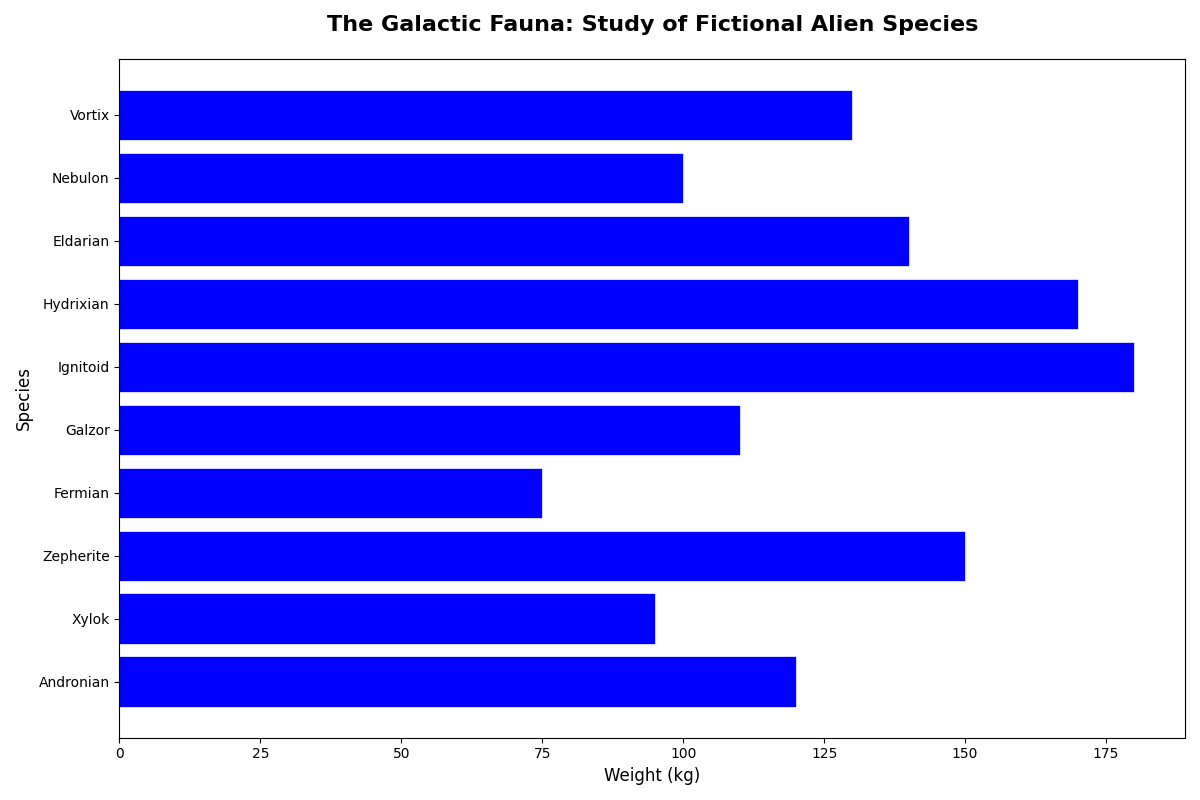

This figure's Python source:
import matplotlib.pyplot as plt
import numpy as np

# Data
species = ["Andronian", "Xylok", "Zepherite", "Fermian", "Galzor", 
           "Ignitoid", "Hydrixian", "Eldarian", "Nebulon", "Vortix"]
heights = np.array([2.3, 1.8, 2.6, 1.5, 2.1, 3.0, 2.8, 2.2, 1.9, 2.4])
weights = np.array([120, 95, 150, 75, 110, 180, 170, 140, 100, 130])

# Plotting
fig, ax = plt.subplots(figsize=(12, 8))

# Horizontal bar chart
ax.barh(species, weights, color='blue', edgecolor='w', linewidth=0.5)

# Setting up title and labels
ax.set_title("The Galactic Fauna: Study of Fictional Alien Species", fontsize=16, fontweight='bold', pad=20)
ax.set_xlabel("Weight (kg)", fontsize=12)
ax.set_ylabel("Species", fontsize=12)

# Automatically adjust layout to prevent overlap
plt.tight_layout()

# Display the plot
plt.show()
